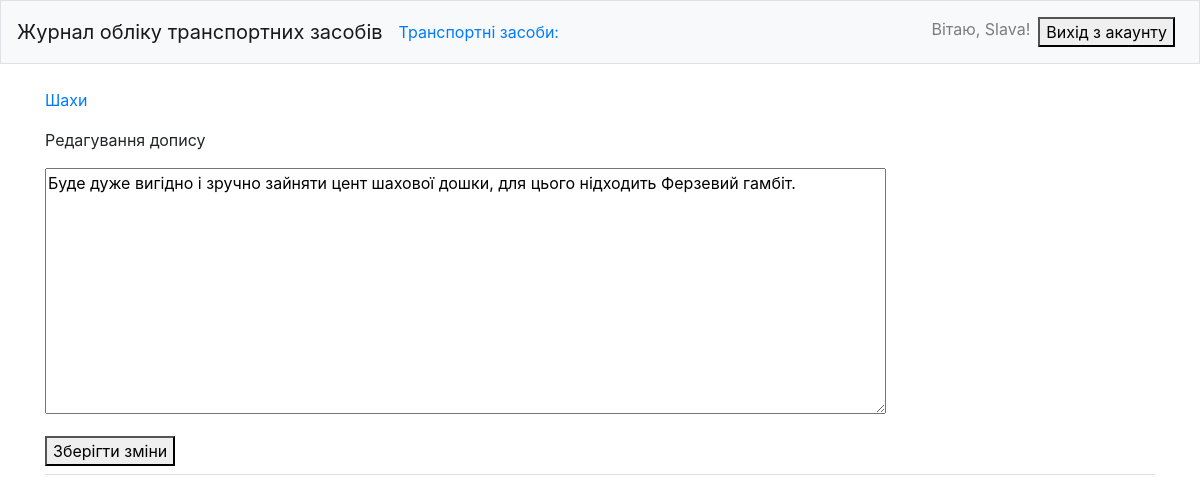
The page /edit_entry/4/ (signed in) on the database its author committed.
### learning_logs/models.py (models this page shows, shortened)
class Topic(models.Model):
    text = models.CharField(max_length=200)
    data_added = models.DateTimeField(auto_now_add=True)
    owner = models.ForeignKey(User, on_delete=models.CASCADE)
    def __str__(self):
        return self.text

class Entry(models.Model):
    topic = models.ForeignKey(Topic, on_delete=models.CASCADE)
    text = models.TextField()
    date_added = models.DateTimeField(auto_now_add=True)
    class Meta:
        verbose_name_plural = 'entries'

### learning_logs/views.py (the view)
# urls.py: path('edit_entry/<int:entry_id>/', views.edit_entry, name='edit_entry'),  # сторінка редагування допису
@login_required
def edit_entry(request, entry_id):
    entry = Entry.objects.get(id=entry_id)
    topic = entry.topic
    if request.method != 'POST':
        form = EntryForm(instance=entry)
    else:
        form = EntryForm(instance=entry, data=request.POST)
        if form.is_valid():
            form.save()
            return redirect('learning_logs:topic', topic_id=topic.id)
    context = {'entry': entry, 'topic': topic, 'form': form}
    return render(request, 'learning_logs/edit_entry.html', context)

### learning_logs/forms.py
class EntryForm(forms.ModelForm):
    class Meta:
        model = Entry
        fields = ['text']
        labels = {'text': ''}
        widgets = {'text': forms.Textarea(attrs={'cols': 80})}

### learning_logs/templates/learning_logs/edit_entry.html (shortened to what this page needs)
{% extends "learning_logs/base.html" %}
{% block content %}
<p><a href="{% url 'learning_logs:topic' topic.id %}">{{ topic }}</a></p>
<p>Редагування допису</p>
<form action="{% url 'learning_logs:edit_entry' entry.id %}" method="post">
    {{ form.as_p }}
    <button name="submit">Зберігти зміни</button>
</form>
{% endblock content %}

### learning_logs/templates/learning_logs/base.html (shortened to what this page needs)
{% load bootstrap4 %}
<!DOCTYPE html>
<html lang="en">
<head>
    {% bootstrap_css %}
</head>
<body>
        <nav class="navbar navbar-expand-md navbar-light bg-light mb-4 border">
            <a class="navbar-brand" href="{% url 'learning_logs:index' %}">Журнал обліку транспортних засобів</a>
        <div class="collapse navbar-collapse" id="navbarCollapse">
            <ul class="navbar-nav mr-auto">
                <li class="nav-item">
                     <a href="{% url 'learning_logs:topics' %}">Транспортні засоби:</a>
                </li>
            </ul>
            <ul class="navbar-nav ml-auto">
                {% if user.is_authenticated %}
                <li class="nav-item">
                    <span class="navbar-text">Вітаю, {{user.username}}!</span>
                </li>
                <li>
                     <form class="nav-link" method="post" action="{% url 'users:logout' %}">
                        <button type="submit">Вихід з акаунту</button>
                     </form>
                </li>
            {% endif %}
        </nav>
<main role="main" class="container">
    <div class="pb-2 mb-2 border-bottom">
        {% block content %}
        {% endblock content %}
    </div>
</main>
</body>
</html>

### rows shown on the page
Topic: text "Шахи"
Entry: text "Буде дуже вигідно і зручно зайняти цент шахової дошки, для цього нідходить Ферзевий гамбіт."

### other values the page prints
{{ user.username }} "Slava"
